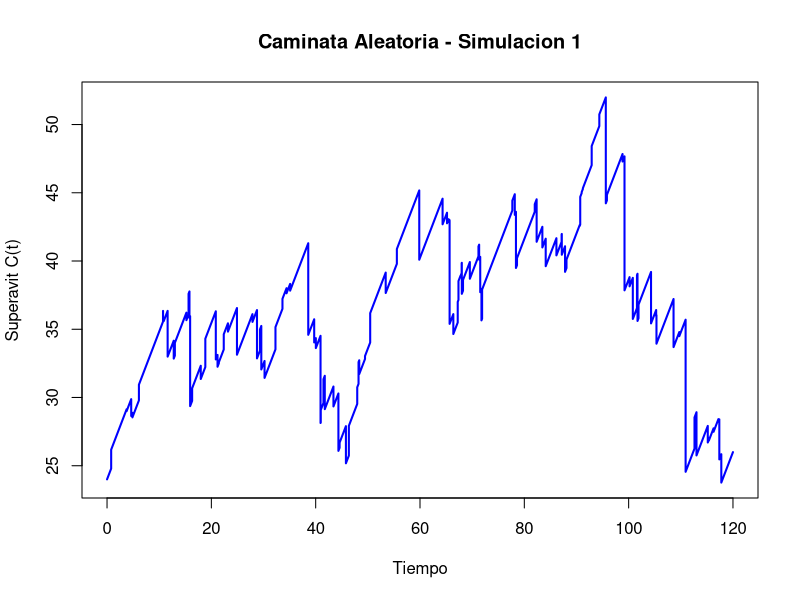
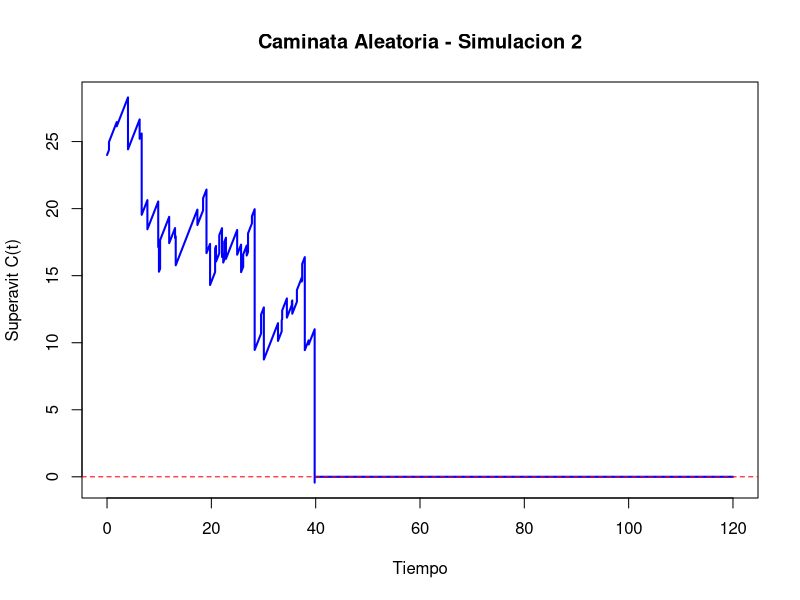

Generate these figures, in order, with R: (Note: a time limit stopped this script after it produced the figures.)
set.seed(89)  # para reproducibilidad

### MODELO ###

# PARTE III: Evaluar estrategias de inyeccion
# Gamma

## Parametros generales del modelo
u <- 24 # capital inicial
c <- 1 # tasa de ingreso de primas por unidad de tiempo
Tmax <- 120 # tiempo total a simular
nsim <- 10000 # Numero de simulaciones para Monte Carlo

## Parametros de frecuencia
# Parametros de la distribucion de arribos de siniestros (Exponencial)
lambda <- 0.6
# Parametros de la distribucion de arribos de inyecciones (Exponencial)
lambda_2 <- 0.3

## Parametros de tamano
# Parametros de la distribucion de tamanos de siniestros (Exponencial)
lambda_3 <- 0.5
# Parametros de la distribucion de tamanos de inyecciones (Gamma)
alpha <- 2
sigma <- 0.6

### Monte Carlo ###

## Condiciones iniciales
contador_ruinas <- 0 # Contador de ruinas
contador_no_ruinas <- 0 # Contador de no-ruinas
tiempos_ruina <- numeric() # Tiempos de ruinas
utilidades <- numeric(nsim) # Utilidades
graficado_ruina <- FALSE
graficado_no_ruina <- FALSE

## Simulaciones
for (i in 1:nsim) {
  
  ## Tiempos de arribo de los siniestros
  arribos_brutos_sin <- cumsum(rexp(n = Tmax * lambda * 2, rate = lambda))
  if (tail(arribos_brutos_sin, 1) < Tmax) {
    warning("No se generaron suficientes eventos para cubrir hasta Tmax. Aumentar n.")
  }
  arribos_sin <- arribos_brutos_sin[arribos_brutos_sin <= Tmax]
  n_sin <- length(arribos_sin)
  
  ## Tiempos de arribo de las inyecciones
  arribos_brutos_iny <- cumsum(rexp(n = Tmax * lambda_2 * 2, rate = lambda_2))
  if (tail(arribos_brutos_iny, 1) < Tmax) {
    warning("No se generaron suficientes eventos para cubrir hasta Tmax. Aumentar n.")
  }
  arribos_iny <- arribos_brutos_iny[arribos_brutos_iny <= Tmax]
  n_iny <- length(arribos_iny)
  
  ## Tamanos de los siniestros
  siniestros <- rexp(n_sin, rate = lambda_3)
  
  ## Tamanos de las inyecciones
  inyecciones <- rgamma(n_iny, shape = alpha, scale = sigma)
  
  ### PROCESO DE SUPERAVIT ###
  
  ## Malla temporal
  malla_temp <- seq(0, Tmax, by = 0.001)
  Ct <- numeric(length(malla_temp))
  sin_index <- 1
  acumulados_sin <- 0
  iny_index <- 1
  acumulados_iny <- 0
  ruina_ocurrida <- FALSE
  tiempo_ruina <- NA
  
  for (j in seq_along(malla_temp)) {
    t <- malla_temp[j]
    
    ## Suma siniestros que ya ocurrieron hasta t
    while (sin_index <= n_sin && arribos_sin[sin_index] <= t) {
      acumulados_sin <- acumulados_sin + siniestros[sin_index]
      sin_index <- sin_index + 1
    }
    
    ## Suma inyecciones que ya ocurrieron hasta t
    while (iny_index <= n_iny && arribos_iny[iny_index] <= t) {
      acumulados_iny <- acumulados_iny + inyecciones[iny_index]
      iny_index <- iny_index + 1
    }
    
    ## Calculamos el superavit
    Ct[j] <- u + c * t - acumulados_sin + acumulados_iny
    
    ## Verificamos si hubo ruina
    if (!ruina_ocurrida && Ct[j] < 0) {
      ruina_ocurrida <- TRUE
      tiempo_ruina <- t
      break  # podemos salir del bucle si ya hay ruina
    }
  }
  
  ## Calculamos las utilidades (si hubo)
  t_final <- if (ruina_ocurrida) tiempo_ruina else Tmax # Tiempo final efectivo
  prima_total <- c * t_final # Prima acumulada hasta ese momento
  utilidades[i] <- prima_total - acumulados_sin # Utilidad (no incluye inyecciones, solo primas - siniestros)
  
  ## Almacenamos los datos de ruina (si hubo) o no-ruina
  if (ruina_ocurrida) {
    contador_ruinas <- contador_ruinas + 1
    tiempos_ruina <- c(tiempos_ruina, tiempo_ruina)
  }
  if (!ruina_ocurrida) {
    contador_no_ruinas <- contador_no_ruinas + 1
  }
  
  ## Graficamos la primera no-ruina
  if (!ruina_ocurrida && !graficado_no_ruina) {
    plot(malla_temp, Ct, type = "l", lwd = 2, col = "blue",
         xlab = "Tiempo", ylab = "Superavit C(t)",
         main = paste0("Caminata Aleatoria - Simulacion ", i))
    abline(h = 0, col = "red", lty = 2)
    graficado_no_ruina <- TRUE
  }
  
  ## Graficamos la primera ruina
  if (ruina_ocurrida && !graficado_ruina) {
    plot(malla_temp, Ct, type = "l", lwd = 2, col = "blue",
         xlab = "Tiempo", ylab = "Superavit C(t)",
         main = paste0("Caminata Aleatoria - Simulacion ", i))
    abline(h = 0, col = "red", lty = 2)
    graficado_ruina <- TRUE
  }
}

### Resultados ###

## Calculamos los resultados de las simulaciones Monte Carlo
prob_ruina <- contador_ruinas / nsim
tiempo_prom_ruina <- ifelse(length(tiempos_ruina) > 0, mean(tiempos_ruina), NA)

## Calculamos el Intervalo de confianza
z <- 1.96  # valor z para 95%
se <- sqrt(prob_ruina * (1 - prob_ruina) / nsim)  # error estandar
ic_inf <- prob_ruina - z * se
ic_sup <- prob_ruina + z * se
# Nota: 90% z = 1.645, 95% z = 1.96, 99% z = 2.576

### Resumen ###

## Cuadro Resumen
cat("Probabilidad estimada de ruina:", round(prob_ruina, 4), "\n")
cat("Intervalo de confianza al 95%: [", round(ic_inf, 4), ",", round(ic_sup, 4), "]\n")
cat("Tiempo promedio hasta la ruina (condicionado):", round(tiempo_prom_ruina, 4), "\n")
cat("Utilidad promedio:", round(mean(utilidades), 4), "\n")

## Graficas Resumen
if (length(tiempos_ruina) > 0) {
  hist(tiempos_ruina, breaks = 50, col = "lightblue",
       main = "Distribucion de los tiempos de ruina",
       xlab = "Tiempo de ruina", ylab = "Frecuencia")
}

hist(utilidades, breaks = 50, col = "lightgreen",
     main = "Distribucion de la utilidad (prima - siniestros)",
     xlab = "Utilidad", ylab = "Frecuencia")
